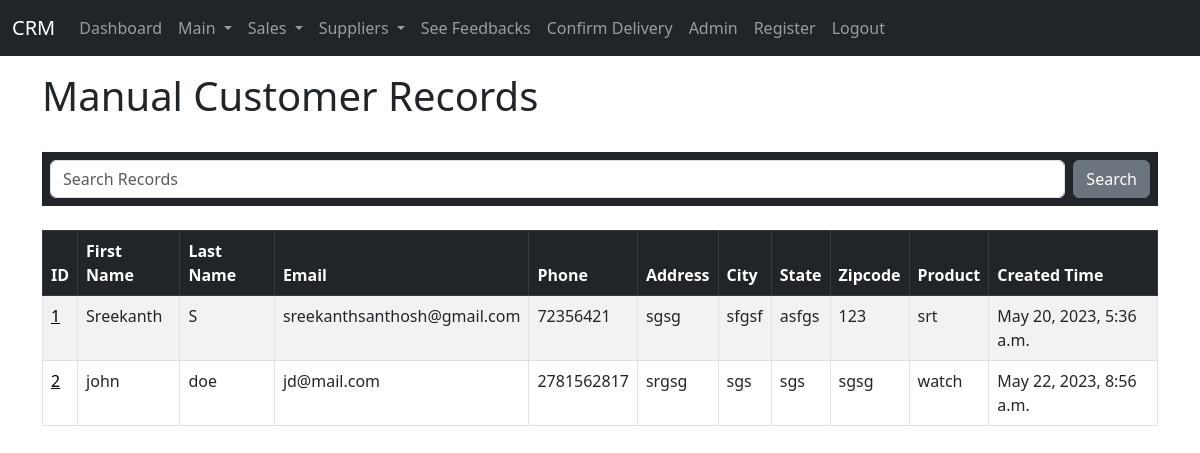
The page /crm/ (signed in) on the database its author committed.
### mainpart/models.py (models this page shows, shortened)
class Record(models.Model):
    created_at = models.DateTimeField(auto_now_add=True)
    first_name = models.CharField(max_length=100)
    last_name = models.CharField(max_length=100)
    email = models.CharField(max_length=100)
    phone = models.CharField(max_length=10)
    address = models.CharField(max_length=500)
    city = models.CharField(max_length=100)
    state = models.CharField(max_length=100)
    zipcode = models.CharField(max_length=100)
    product = models.CharField(null=True, max_length=100)

### mainpart/views.py (the view)
# urls.py: 2. Add a URL to urlpatterns:  path('', views.home, name='home')
def home(request):
    records = Record.objects.all()
    if request.method == 'POST':
        username = request.POST['username']
        password = request.POST['password']
        user = authenticate(request, username=username, password=password)
        if user is not None:
            login(request, user)
            messages.success(request, "You have been logged in!")
            return redirect('dashboard')
        else:
            messages.success(request, "Incorrect username or password, Please try again.")
            return redirect('home_crm')
    else:
        return render(request, 'home.html', {'records':records})

### mainpart/templates/home.html (shortened to what this page needs)
{% extends 'base.html' %}
{% block content %}
{% if user.is_authenticated %}
<h1>Manual Customer Records </h1>
<br>
<div class="bg-dark p-2">
<form class="d-flex" role="search" method="POST" action="{% url 'searchdata' %}">
  <input class="form-control me-2" type="search" placeholder="Search Records" aria-label="Search" name="searcheddata">
  <button class="btn btn-secondary" type="submit">Search</button>
</form>
</div>
<br>
<div class="table-resp">
<table class="table table-striped table-hover table-bordered ">
	<thead class="table-dark">
		<tr>
			<th scope="col">ID</th>
			<th scope="col">First Name</th>
			<th scope="col">Last Name</th>
			<th scope="col">Email</th>
			<th scope="col">Phone</th>
			<th scope="col">Address</th>
			<th scope="col">City</th>
			<th scope="col">State</th>
			<th scope="col">Zipcode</th>
			<th scope="col">Product</th>
			<th scope="col">Created Time</th>
		</tr>
	</thead>
	<tbody>
		{% if records %}
		{% for record in records %}
		<tr>
			<td><a href="{% url 'record_crm' record.id %}">{{ record.id }}</a></td>
			<td>{{ record.first_name }}</td>
			<td>{{ record.last_name }}</td>
			<td>{{ record.email }}</td>
			<td>{{ record.phone }}</td>
			<td>{{ record.address }}</td>
			<td>{{ record.city }}</td>
			<td>{{ record.state }}</td>
			<td>{{ record.zipcode }}</td>
			<td>{{ record.product }}</td>
			<td>{{ record.created_at }}</td>
		</tr>
		{% endfor %}
		{% endif %}
	</tbody>
</table>
</div>
{% endif %}
{% endblock %}

### mainpart/templates/base.html (style rules this page uses)
a { color: black; }
.table-resp { padding: 0; margin: 0; width: 100%; height: fit-content; overflow-x: scroll; }

### rows shown on the page
Record: id "1", first_name "Sreekanth", last_name "S", email "sreekanthsanthosh@gmail.com", phone "72356421", address "sgsg", city "sfgsf", state "asfgs", zipcode "123", product "srt", created_at "May 20, 2023, 5:36 a.m."
Record: id "2", first_name "john", last_name "doe", email "jd@mail.com", phone "2781562817", address "srgsg", city "sgs", state "sgs", zipcode "sgsg", product "watch", created_at "May 22, 2023, 8:56 a.m."
